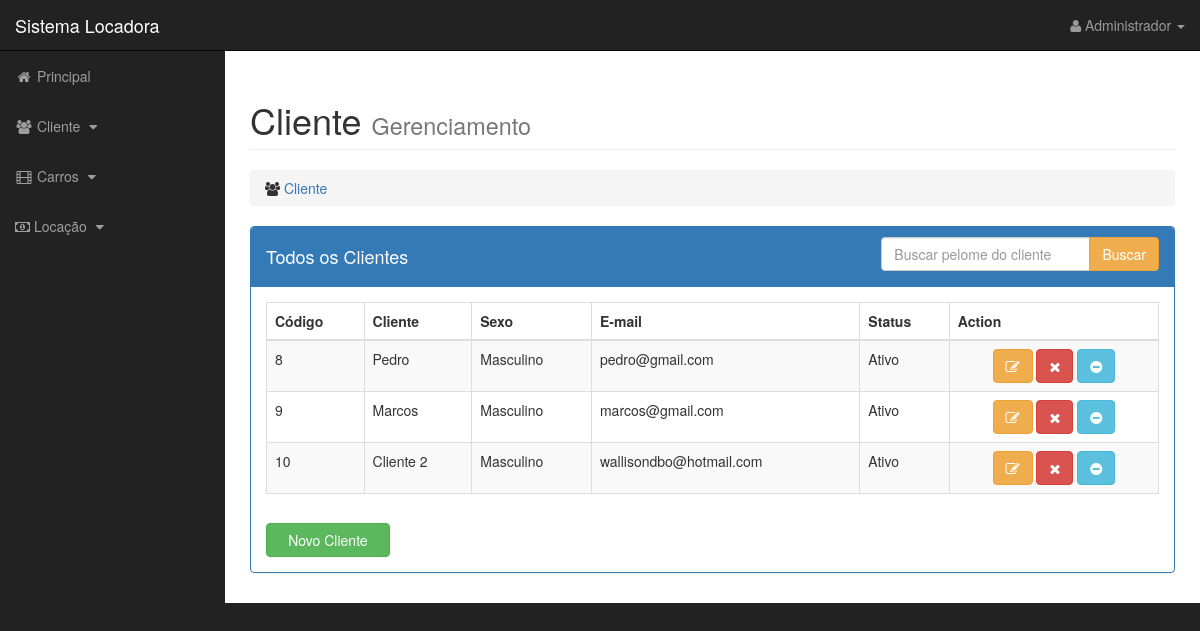
/View/Cliente/clienteListar.php (signed in), run on the app's committed database.
### tables this page shows
CREATE TABLE `cliente` (
  `idCliente` int(11) NOT NULL,
  `nome` varchar(150) NOT NULL,
  `cpf` varchar(17) NOT NULL,
  `dataNascimento` date NOT NULL,
  `sexo` int(11) NOT NULL,
  `email` varchar(150) NOT NULL,
  `telefone` varchar(18) NOT NULL,
  `status` int(11) NOT NULL,
  `idUsuario` int(11) NOT NULL
);

### Cliente/ClienteControle.php (called while the page is built, shortened)
<?php
$cliente = new Cliente();

### Cliente/ClienteModel.php (called while the page is built, shortened)
<?php
require_once $_SERVER['DOCUMENT_ROOT'] . '/SistemaLocadora//DB/DB.php';
abstract class ClienteModel extends DB {
    protected $table;
  public function findAll() {
        $sql = "SELECT * FROM $this->table";
        $stmt = DB::prepare($sql);
        $stmt->execute();
        return $stmt->fetchAll();
    }
}

### DB/DB.php (called while the page is built, shortened)
<?php
class DB {
    private static $instance;
    public static function getInstance() {
        if (!isset(self::$instance)) {
            try {
                self::$instance = new PDO('mysql:host=' . DB_HOST . ';dbname=' . DB_NAME, DB_USER, DB_PASS);
                self::$instance->setAttribute(PDO::ATTR_ERRMODE, PDO::ERRMODE_EXCEPTION);
                self::$instance->setAttribute(PDO::ATTR_DEFAULT_FETCH_MODE, PDO::FETCH_OBJ);
            } catch (PDOException $e) {
                echo $e->getMessage();
            }
        }
        return self::$instance;
    }
    public static function prepare($sql) {
        return self::getInstance()->prepare($sql);
    }
}

### View/Cliente/clienteListar.php (the view, shortened to what this page needs)
<!DOCTYPE html>
<html lang="pt">
    <head>
        <link href="../Template/css/bootstrap.min.css" rel="stylesheet">
        <link href="../Template/plugins/morris.css" rel="stylesheet">
        <link href="../Template/css/sb-admin.css" rel="stylesheet">
        <link href="../Template/font-awesome/css/font-awesome.min.css" rel="stylesheet" type="text/css">
    </head>
    <body>
        <?php
        require_once('../Template/menuLateral.php');
        require_once '../../Cliente/ClienteControle.php';
        ?>
        <div id="page-wrapper">
            <div class="container-fluid">
                <div class="row">
                    <div class="col-lg-12">
                        <h1 class="page-header">
                            Cliente
                            <small>Gerenciamento</small>
                        </h1>
                        <ol class="breadcrumb">
                            <li>
                                <i class="fa fa-users"></i>  <a href="clienteListar.php">Cliente</a>
                            </li>
                        </ol>
                    </div>
                </div>
                <div class="panel panel-primary">
                    <div class="panel-heading">
                        <div class="row">
                            <div class="col-lg-8">
                                <h4>Todos os Clientes</h4>
                            </div>
                            <div class="col-lg-4">
                                <div class="input-group">
                                    <input type="text" class="form-control" placeholder="Buscar pelome do cliente" id="busca">
                                    <span class="input-group-btn">
                                        <button class="btn btn-warning" type="button" onclick="buscar()">Buscar</button>
                                    </span>
                                </div>
                            </div>
                        </div>
                    </div>
                    <div class="panel-body">
                        <div class="table-responsive">
                            <table class="table table-bordered table-hover table-striped">
                                <thead>
                                    <tr>
                                        <th>Código</th>
                                        <th>Cliente</th>
                                        <th>Sexo</th>
                                        <th>E-mail</th>
                                        <th>Status</th>
                                        <th>Action</th>
                                    </tr>
                                </thead>
                                <tbody>
                                    <?php
                                    $lista = [];
                                    if (isset($_GET['busca'])) {
                                        $nome = '%' . $_GET['busca'] . '%';
                                        $lista = $cliente->findList($nome);
                                    } else {
                                        $lista = $cliente->findAll();
                                    }
                                    foreach ($lista as $key => $value):
                                        ?>
                                        <tr>
                                            <td><?= $value->idCliente; ?></td>
                                            <td><?= $value->nome; ?></td>
                                            <td>
                                                <?php
                                                if ($value->sexo == 1) {
                                                    echo 'Masculino';
                                                } else {
                                                    echo'Femiino';
                                                }
                                                ?></td>
                                            <td><?= $value->email; ?></td>
                                            <td>
                                                <?php
                                                if ($value->status == 1) {
                                                    echo 'Ativo';
                                                } else {
                                                    echo 'Inativo';
                                                }
                                                ?></td>
                                            <td class="text-center">
                                                <a href="clienteCadastrar.php?codigo=<?= $value->idCliente; ?>" class="btn btn-warning" title="Editar"><i class="fa fa-edit"></i></a>
                                                <a data-toggle="modal" data-target="#confirmacao" class="btn btn-danger" onclick="confirmacao(<?= $value->idCliente ?>)"><i class="fa fa-close" title="Excluir" ></i></a>
                                                <?php if ($value->status != 1) { ?>
                                                    <a data-toggle="modal" data-target="#confirmacaoStatus" class="btn btn-success" onclick="confirmacaoStatus(<?= $value->idCliente ?>, 1)" title="Ativar"><i class="glyphicon glyphicon-ok"></i></a>
                                                <?php } else { ?>
                                                    <a data-toggle="modal" data-target="#confirmacaoStatus" class="btn btn-info" onclick="confirmacaoStatus(<?= $value->idCliente ?>, 0)" title="Inativar"><i class="fa fa-minus-circle "></i></a>
                                                <?php } ?>
                                            </td>
                                        </tr>
                                    <?php endforeach; ?>
                                </tbody>
                            </table>
                        </div>
                        <div class="row  m-t-1">
                            <div class="col-lg-2 col-mg-2 col-sm-2">
                                <a href="clienteCadastrar.php" class="btn btn-success btn-block">Novo Cliente</a>
                            </div>
                        </div>
                    </div>
                </div>
            </div>
        </div>
</body>
</html>

### View/Template/css/sb-admin.css (style rules this page uses)
body { margin-top: 100px; background-color: #222; }
.m-t-1 { margin-top: 1% !important; }
@media (min-width:768px) { body { margin-top: 50px; } }
#page-wrapper { width: 100%; padding: 0; background-color: #fff; }
@media (min-width:768px) { #page-wrapper { padding: 10px; } }

### data on the page
cliente: idCliente "8", nome "Pedro", sexo "Masculino", email "pedro@gmail.com", status "Ativo"
cliente: idCliente "9", nome "Marcos", sexo "Masculino", email "marcos@gmail.com", status "Ativo"
cliente: idCliente "10", nome "Cliente 2", sexo "Masculino", email "wallisondbo@hotmail.com", status "Ativo"

### other printed values
$_SESSION['nome'] "Administrador"
